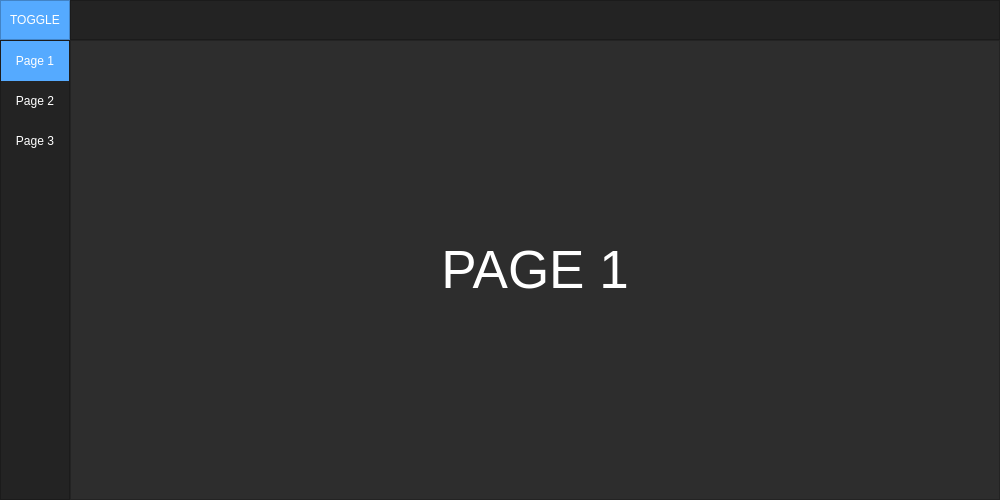
<?xml version="1.0" encoding="UTF-8"?>
<ui version="4.0">
 <class>MainWindow</class>
 <widget class="QMainWindow" name="MainWindow">
  <property name="geometry">
   <rect>
    <x>0</x>
    <y>0</y>
    <width>1000</width>
    <height>500</height>
   </rect>
  </property>
  <property name="minimumSize">
   <size>
    <width>1000</width>
    <height>500</height>
   </size>
  </property>
  <property name="windowTitle">
   <string>MainWindow</string>
  </property>
  <property name="styleSheet">
   <string notr="true">background-color: rgb(45, 45, 45);</string>
  </property>
  <widget class="QWidget" name="centralwidget">
   <layout class="QVBoxLayout" name="verticalLayout">
    <property name="spacing">
     <number>0</number>
    </property>
    <property name="leftMargin">
     <number>0</number>
    </property>
    <property name="topMargin">
     <number>0</number>
    </property>
    <property name="rightMargin">
     <number>0</number>
    </property>
    <property name="bottomMargin">
     <number>0</number>
    </property>
    <item>
     <widget class="QFrame" name="Top_Bar">
      <property name="maximumSize">
       <size>
        <width>16777215</width>
        <height>40</height>
       </size>
      </property>
      <property name="styleSheet">
       <string notr="true">background-color: rgb(35, 35, 35);</string>
      </property>
      <property name="frameShape">
       <enum>QFrame::NoFrame</enum>
      </property>
      <property name="frameShadow">
       <enum>QFrame::Raised</enum>
      </property>
      <layout class="QHBoxLayout" name="horizontalLayout">
       <property name="spacing">
        <number>0</number>
       </property>
       <property name="leftMargin">
        <number>0</number>
       </property>
       <property name="topMargin">
        <number>0</number>
       </property>
       <property name="rightMargin">
        <number>0</number>
       </property>
       <property name="bottomMargin">
        <number>0</number>
       </property>
       <item>
        <widget class="QFrame" name="frame_toggle">
         <property name="maximumSize">
          <size>
           <width>70</width>
           <height>40</height>
          </size>
         </property>
         <property name="styleSheet">
          <string notr="true">background-color: rgb(85, 170, 255);</string>
         </property>
         <property name="frameShape">
          <enum>QFrame::StyledPanel</enum>
         </property>
         <property name="frameShadow">
          <enum>QFrame::Raised</enum>
         </property>
         <layout class="QVBoxLayout" name="verticalLayout_2">
          <property name="spacing">
           <number>0</number>
          </property>
          <property name="leftMargin">
           <number>0</number>
          </property>
          <property name="topMargin">
           <number>0</number>
          </property>
          <property name="rightMargin">
           <number>0</number>
          </property>
          <property name="bottomMargin">
           <number>0</number>
          </property>
          <item>
           <widget class="QPushButton" name="Btn_Toggle">
            <property name="sizePolicy">
             <sizepolicy hsizetype="Expanding" vsizetype="Expanding">
              <horstretch>0</horstretch>
              <verstretch>0</verstretch>
             </sizepolicy>
            </property>
            <property name="styleSheet">
             <string notr="true">color: rgb(255, 255, 255);
border: 0px solid;</string>
            </property>
            <property name="text">
             <string>TOGGLE</string>
            </property>
           </widget>
          </item>
         </layout>
        </widget>
       </item>
       <item>
        <widget class="QFrame" name="frame_top">
         <property name="frameShape">
          <enum>QFrame::StyledPanel</enum>
         </property>
         <property name="frameShadow">
          <enum>QFrame::Raised</enum>
         </property>
        </widget>
       </item>
      </layout>
     </widget>
    </item>
    <item>
     <widget class="QFrame" name="Content">
      <property name="frameShape">
       <enum>QFrame::NoFrame</enum>
      </property>
      <property name="frameShadow">
       <enum>QFrame::Raised</enum>
      </property>
      <layout class="QHBoxLayout" name="horizontalLayout_2">
       <property name="spacing">
        <number>0</number>
       </property>
       <property name="leftMargin">
        <number>0</number>
       </property>
       <property name="topMargin">
        <number>0</number>
       </property>
       <property name="rightMargin">
        <number>0</number>
       </property>
       <property name="bottomMargin">
        <number>0</number>
       </property>
       <item>
        <widget class="QFrame" name="frame_left_menu">
         <property name="minimumSize">
          <size>
           <width>70</width>
           <height>0</height>
          </size>
         </property>
         <property name="maximumSize">
          <size>
           <width>70</width>
           <height>16777215</height>
          </size>
         </property>
         <property name="styleSheet">
          <string notr="true">background-color: rgb(35, 35, 35);</string>
         </property>
         <property name="frameShape">
          <enum>QFrame::StyledPanel</enum>
         </property>
         <property name="frameShadow">
          <enum>QFrame::Raised</enum>
         </property>
         <layout class="QVBoxLayout" name="verticalLayout_3">
          <property name="leftMargin">
           <number>0</number>
          </property>
          <property name="topMargin">
           <number>0</number>
          </property>
          <property name="rightMargin">
           <number>0</number>
          </property>
          <property name="bottomMargin">
           <number>0</number>
          </property>
          <item alignment="Qt::AlignTop">
           <widget class="QFrame" name="frame_top_menus">
            <property name="frameShape">
             <enum>QFrame::NoFrame</enum>
            </property>
            <property name="frameShadow">
             <enum>QFrame::Raised</enum>
            </property>
            <layout class="QVBoxLayout" name="verticalLayout_4">
             <property name="spacing">
              <number>0</number>
             </property>
             <property name="leftMargin">
              <number>0</number>
             </property>
             <property name="topMargin">
              <number>0</number>
             </property>
             <property name="rightMargin">
              <number>0</number>
             </property>
             <property name="bottomMargin">
              <number>0</number>
             </property>
             <item>
              <widget class="QPushButton" name="btn_page_1">
               <property name="minimumSize">
                <size>
                 <width>0</width>
                 <height>40</height>
                </size>
               </property>
               <property name="styleSheet">
                <string notr="true">QPushButton {
	color: rgb(255, 255, 255);
	background-color: rgb(35, 35, 35);
	border: 0px solid;
}
QPushButton:hover {
	background-color: rgb(50,100,150);
}
QPushButton:checked {
	background-color: rgb(85, 170, 255);
}</string>
               </property>
               <property name="text">
                <string>Page 1</string>
               </property>
               <property name="iconSize">
                <size>
                 <width>40</width>
                 <height>40</height>
                </size>
               </property>
               <property name="checkable">
                <bool>true</bool>
               </property>
               <property name="checked">
                <bool>true</bool>
               </property>
               <property name="autoExclusive">
                <bool>false</bool>
               </property>
              </widget>
             </item>
             <item>
              <widget class="QPushButton" name="btn_page_2">
               <property name="minimumSize">
                <size>
                 <width>0</width>
                 <height>40</height>
                </size>
               </property>
               <property name="styleSheet">
                <string notr="true">QPushButton {
	color: rgb(255, 255, 255);
	background-color: rgb(35, 35, 35);
	border: 0px solid;
}
QPushButton:hover {
	background-color: rgb(50,100,150);
}
QPushButton:checked {
	background-color: rgb(85, 170, 255);
}</string>
               </property>
               <property name="text">
                <string>Page 2</string>
               </property>
               <property name="iconSize">
                <size>
                 <width>40</width>
                 <height>40</height>
                </size>
               </property>
               <property name="checkable">
                <bool>true</bool>
               </property>
              </widget>
             </item>
             <item>
              <widget class="QPushButton" name="btn_page_3">
               <property name="minimumSize">
                <size>
                 <width>0</width>
                 <height>40</height>
                </size>
               </property>
               <property name="styleSheet">
                <string notr="true">QPushButton {
	color: rgb(255, 255, 255);
	background-color: rgb(35, 35, 35);
	border: 0px solid;
}
QPushButton:hover {
	background-color: rgb(50,100,150);
}
QPushButton:checked {
	background-color: rgb(85, 170, 255);
}</string>
               </property>
               <property name="text">
                <string>Page 3</string>
               </property>
               <property name="iconSize">
                <size>
                 <width>40</width>
                 <height>40</height>
                </size>
               </property>
               <property name="checkable">
                <bool>true</bool>
               </property>
              </widget>
             </item>
             <item>
              <spacer name="verticalSpacer">
               <property name="orientation">
                <enum>Qt::Vertical</enum>
               </property>
               <property name="sizeType">
                <enum>QSizePolicy::Expanding</enum>
               </property>
               <property name="sizeHint" stdset="0">
                <size>
                 <width>20</width>
                 <height>40</height>
                </size>
               </property>
              </spacer>
             </item>
            </layout>
           </widget>
          </item>
         </layout>
        </widget>
       </item>
       <item>
        <widget class="QFrame" name="frame_pages">
         <property name="frameShape">
          <enum>QFrame::StyledPanel</enum>
         </property>
         <property name="frameShadow">
          <enum>QFrame::Raised</enum>
         </property>
         <layout class="QVBoxLayout" name="verticalLayout_5">
          <item>
           <widget class="QStackedWidget" name="stackedWidget">
            <property name="currentIndex">
             <number>0</number>
            </property>
            <widget class="QWidget" name="page_1">
             <layout class="QVBoxLayout" name="verticalLayout_7">
              <item>
               <widget class="QLabel" name="label_1">
                <property name="font">
                 <font>
                  <pointsize>40</pointsize>
                 </font>
                </property>
                <property name="styleSheet">
                 <string notr="true">color: #FFF;</string>
                </property>
                <property name="text">
                 <string>PAGE 1</string>
                </property>
                <property name="alignment">
                 <set>Qt::AlignCenter</set>
                </property>
               </widget>
              </item>
             </layout>
            </widget>
            <widget class="QWidget" name="page_2">
             <layout class="QVBoxLayout" name="verticalLayout_6">
              <item>
               <widget class="QLabel" name="label_2">
                <property name="font">
                 <font>
                  <pointsize>40</pointsize>
                 </font>
                </property>
                <property name="styleSheet">
                 <string notr="true">color: #FFF;</string>
                </property>
                <property name="text">
                 <string>PAGE 2</string>
                </property>
                <property name="alignment">
                 <set>Qt::AlignCenter</set>
                </property>
               </widget>
              </item>
             </layout>
            </widget>
            <widget class="QWidget" name="page_3">
             <layout class="QVBoxLayout" name="verticalLayout_8">
              <item>
               <widget class="QLabel" name="label">
                <property name="font">
                 <font>
                  <pointsize>40</pointsize>
                 </font>
                </property>
                <property name="styleSheet">
                 <string notr="true">color: #FFF;</string>
                </property>
                <property name="text">
                 <string>PAGE 3</string>
                </property>
                <property name="alignment">
                 <set>Qt::AlignCenter</set>
                </property>
               </widget>
              </item>
             </layout>
            </widget>
           </widget>
          </item>
         </layout>
        </widget>
       </item>
      </layout>
     </widget>
    </item>
   </layout>
  </widget>
 </widget>
 <resources/>
 <connections/>
</ui>
